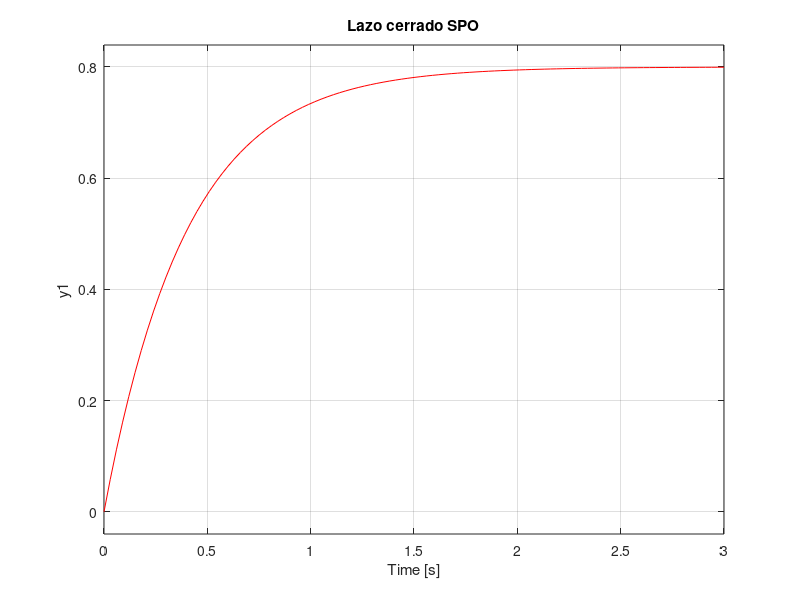
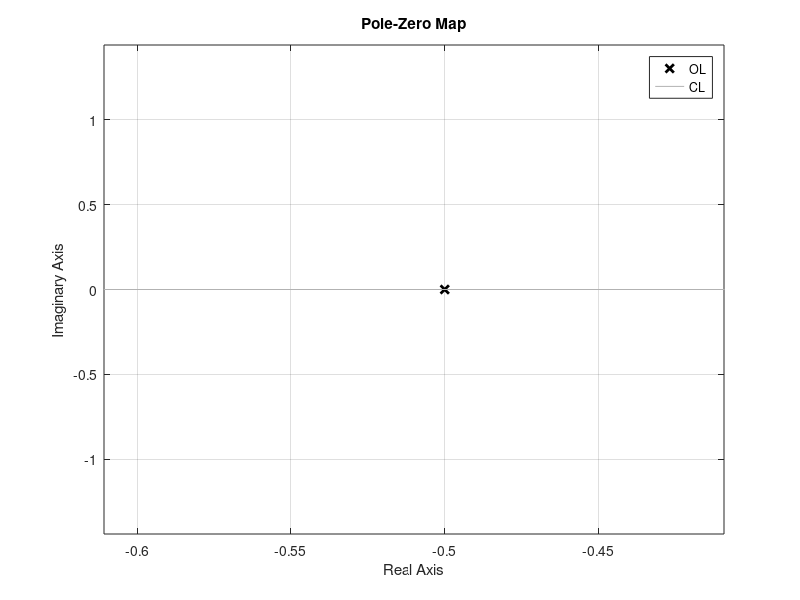
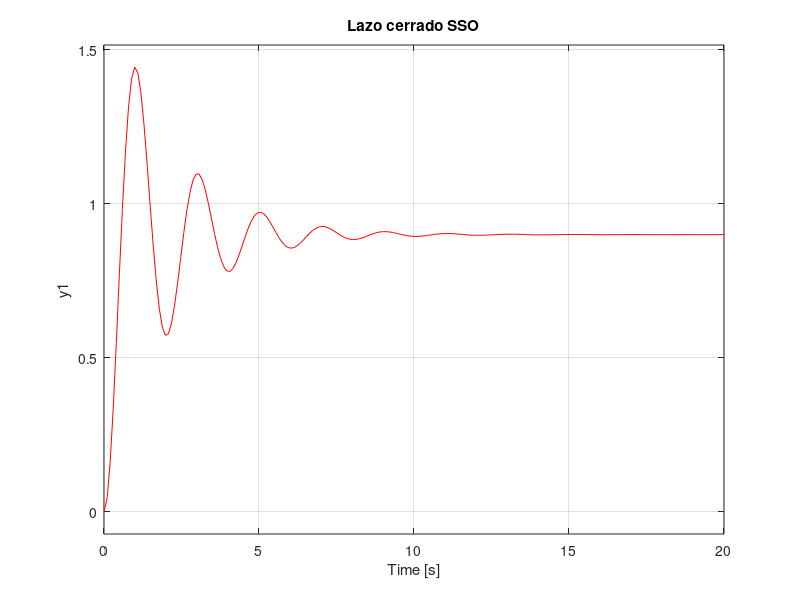
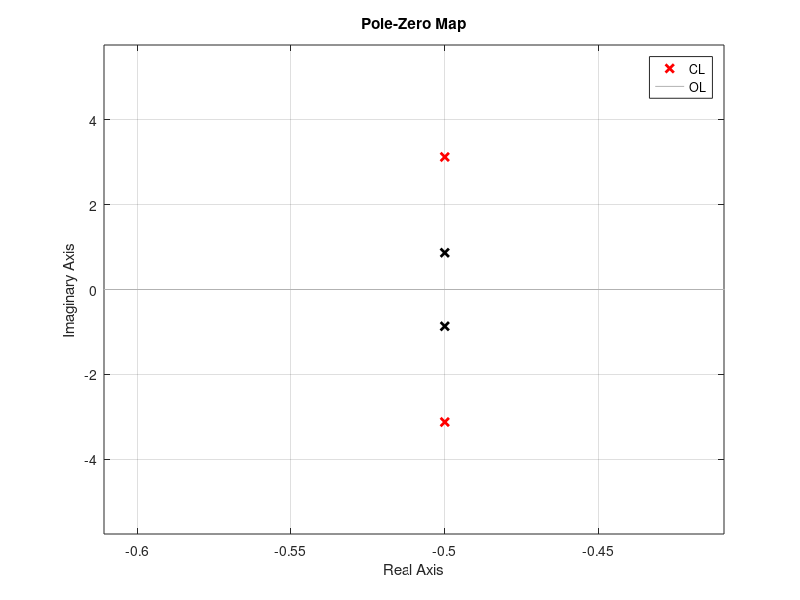

MATLAB code to generate these figures, in order:
clc
clear
close all


%-------------sistema de primer orden---------
k = 4;
tao = 2;

h=tf(k,[tao 1]);
figure
subplot(2,1,1)

%---------respuesta en lazo abierto-----------
step(h,'k')
title('Lazo abierto SPO')

%---------respuesta en lazo cerrado-----------
hn = feedback(h,1);
subplot(2,1,2)
step(hn,'r')
%legend('OL','CL')
title('Lazo cerrado SPO')

figure
pzmap(h,'k')
hold on
pzmap(hn,'r')
legend('OL','CL')

%------------nuevo parametros-----------
k_N = k/(1+k)
tao_N = tao/(1+k)

%-------------sistema de segundo orden---------
k = 9;
e = 0.5;
wn = 1;

h=tf(k*wn^2,[1 2*e*wn wn^2]);
figure
subplot(2,1,1)

%---------respuesta en lazo abierto-----------
step(h,'k')
title('Lazo abierto SSO')

%---------respuesta en lazo cerrado-----------
hn = feedback(h,1);
subplot(2,1,2)
step(hn,'r')
%legend('OL','CL')
title('Lazo cerrado SSO')

figure
pzmap(hn,'r')
hold on
pzmap(h,'k')
legend('CL','OL')

%------------nuevo parametros-----------
K_N = k*wn^2/(wn^2+k*wn^2)
e_N = e*wn/(sqrt(wn^2+k*wn^2))
w_N = sqrt(wn^2+k*wn^2)

if (e_N > 0) && (e_N < 1)
    Ts = 4/(e_N*w_N)
end
